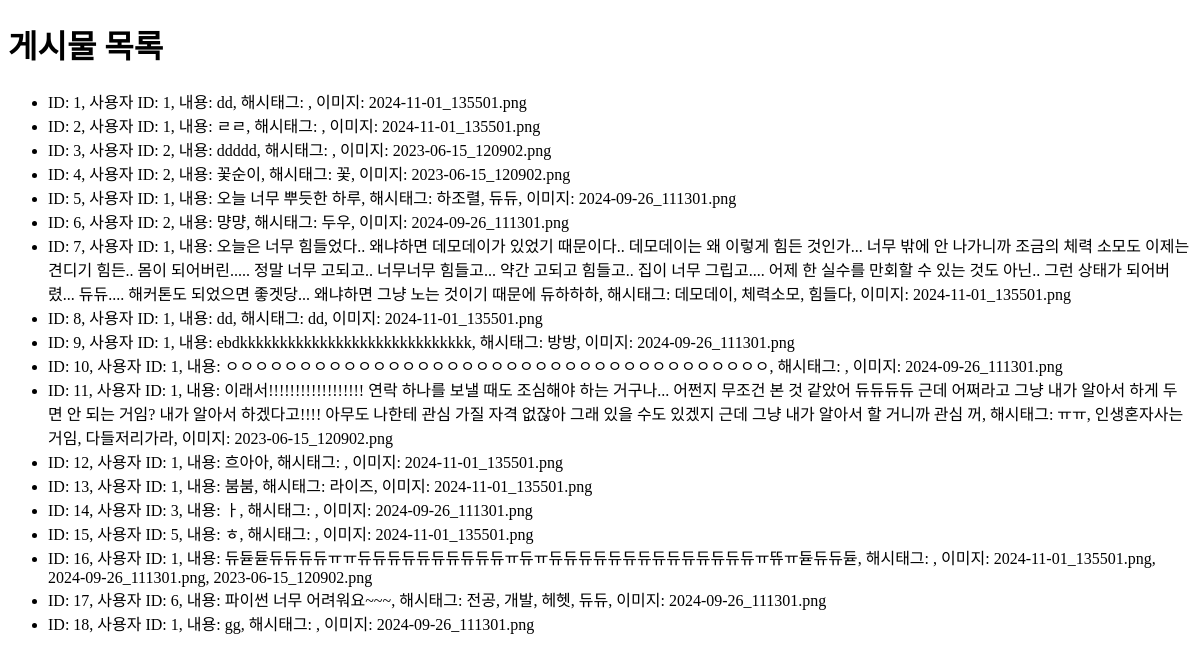
Page /posts on the earlier database version.
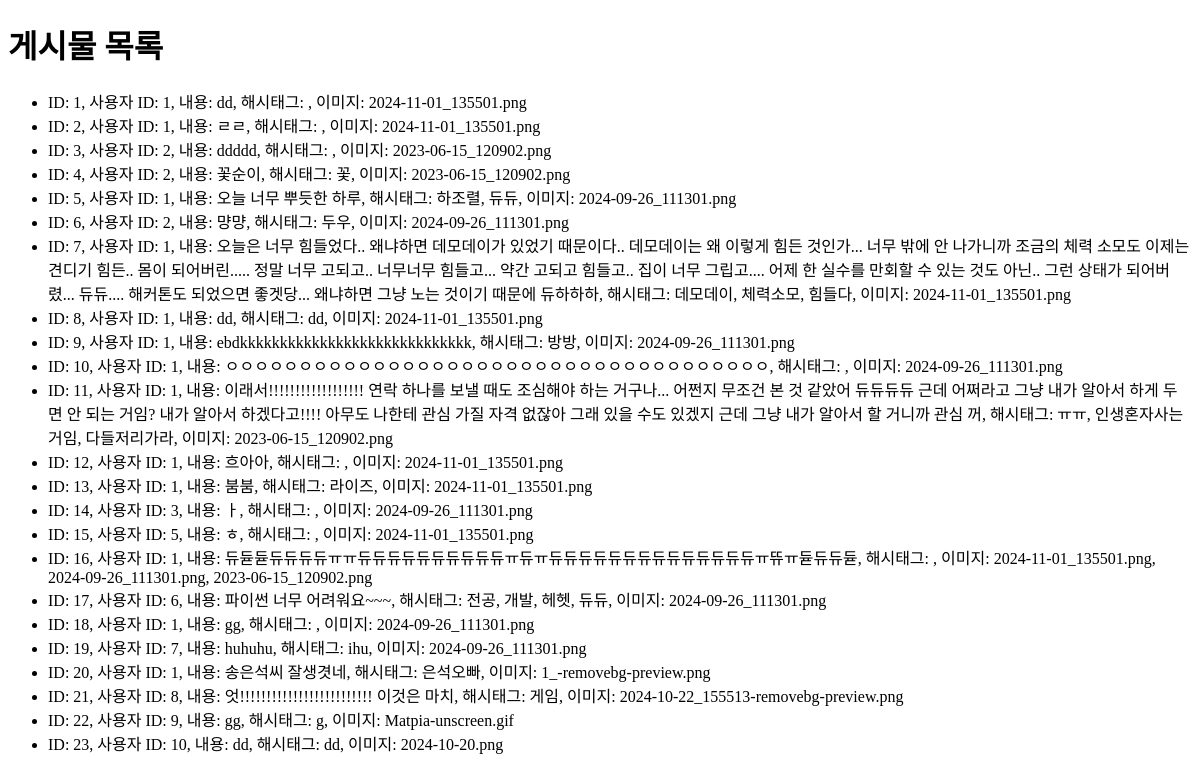
Same page on the later database version.
### app.py (models this page shows)
class Post(db.Model):
    id = db.Column(db.Integer, primary_key=True)
    user_id = db.Column(db.Integer, db.ForeignKey('user.id'), nullable=False)
    content = db.Column(db.Text, nullable=False)  # 이 줄이 추가되었는지 확인
    image_filename = db.Column(db.String(200))
    hashtags = db.Column(db.String(500))
    color = db.Column(db.String(7), default='#000000')

### app.py (the view)
@app.route('/posts')
def view_posts():
    all_posts = Post.query.all()  # 모든 포스트 가져오기
    return render_template('posts.html', posts=all_posts)  # posts.html 템플릿 렌더링

### templates/posts.html (shortened to what this page needs)
<!DOCTYPE html>
<html lang="ko">
<head>
</head>
<body>
    <h1>게시물 목록</h1>
    <ul>
        {% for post in posts %}
            <li>
                ID: {{ post.id }},
                사용자 ID: {{ post.user_id }},
                내용: {{ post.content }},
                해시태그: {{ post.hashtags }},
                이미지: {{ post.image_filename }}
            </li>
        {% endfor %}
    </ul>
</body>
</html>

Differences in the rows shown:
added Post: id "19", user_id "7", content "huhuhu", hashtags "ihu", image_filename "2024-09-26_111301.png"
added Post: id "20", user_id "1", content "송은석씨 잘생겻네", hashtags "은석오빠", image_filename "1_-removebg-preview.png"
added Post: id "21", user_id "8", content "엇!!!!!!!!!!!!!!!!!!!!!!!!! 이것은 마치", hashtags "게임", image_filename "2024-10-22_155513-removebg-preview.png"
added Post: id "22", user_id "9", content "gg", hashtags "g", image_filename "Matpia-unscreen.gif"
added Post: id "23", user_id "10", content "dd", hashtags "dd", image_filename "2024-10-20.png"
